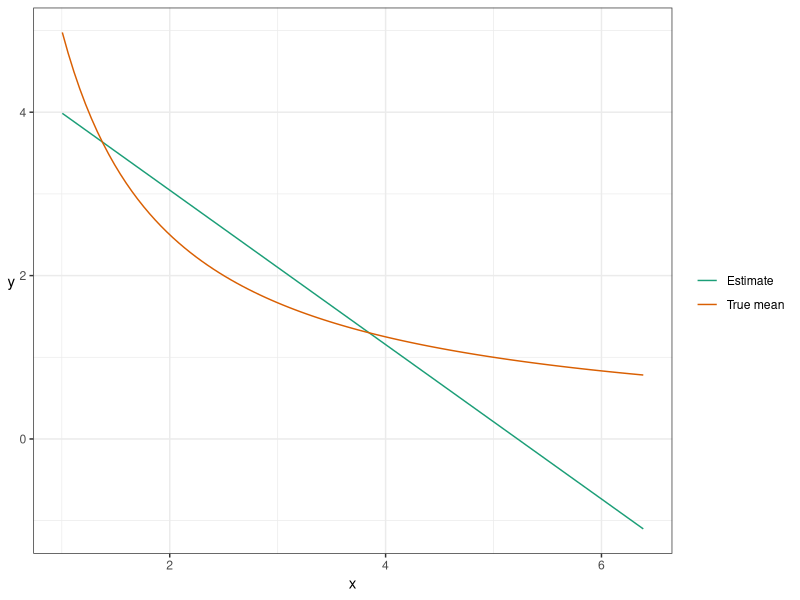
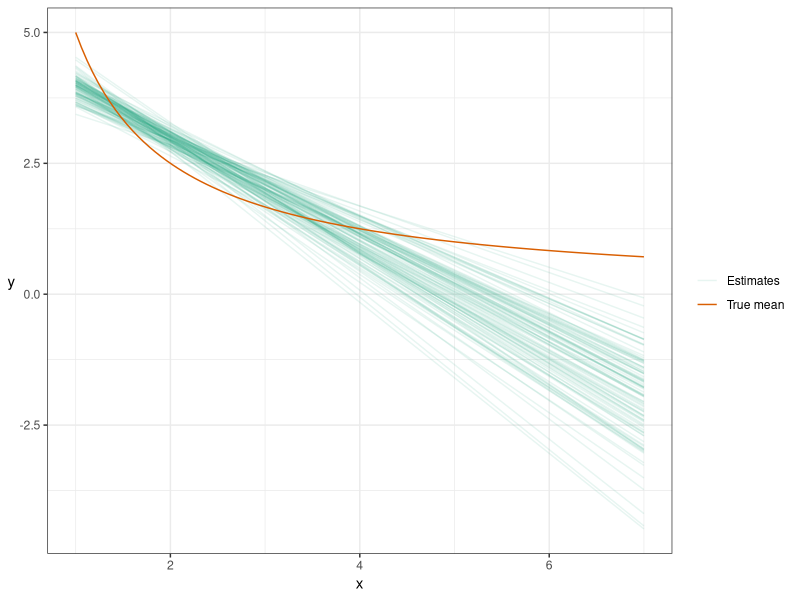
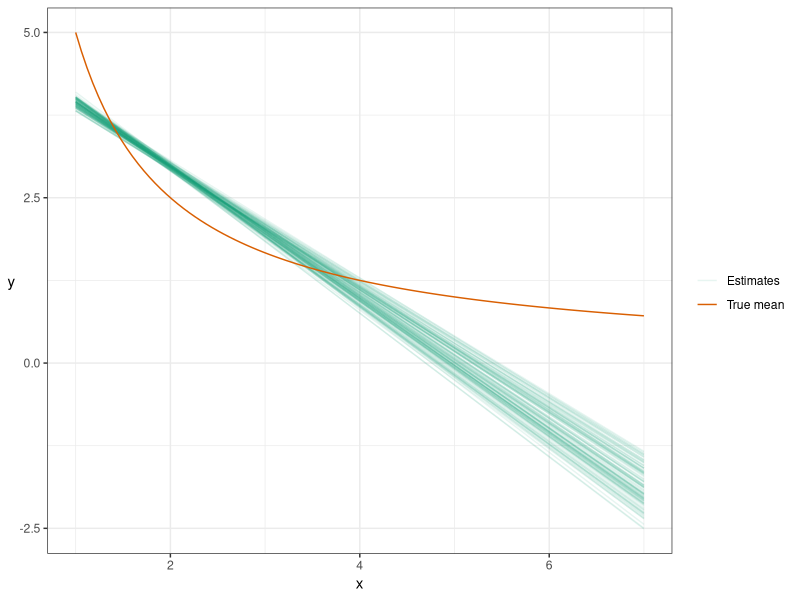
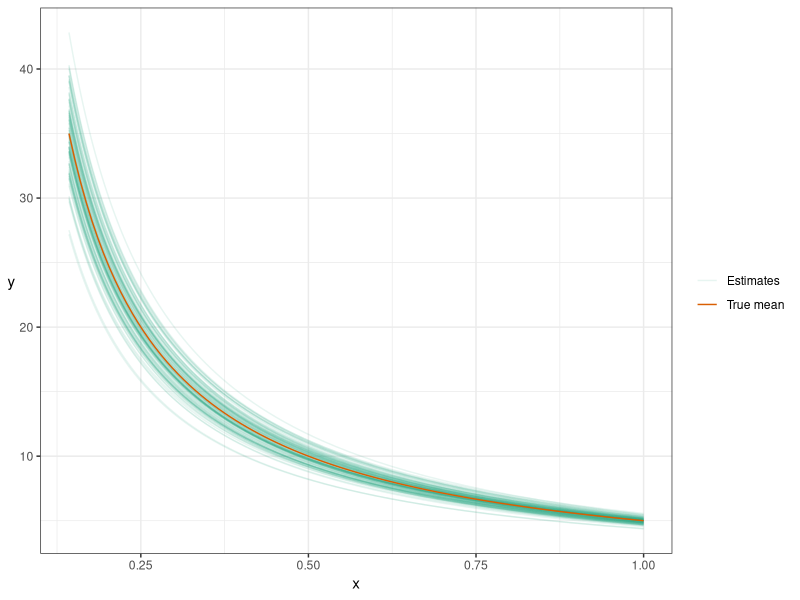

Here is the R script that generated these plots, in order:
## ---- chunk 1
suppressPackageStartupMessages(library(tidyverse))
suppressPackageStartupMessages(library(knitr))
opts_chunk$set(fig.width=5, fig.height=3, fig.align="center", echo=FALSE,
               warning=FALSE)
my_accent <- "#d95f02"
rotate_y <- theme(axis.title.y=element_text(angle=0, vjust=0.5))
## ---- chunk 2
set.seed(400)
n <- 100
dat <- tibble(
	x = rexp(n) + 1,
	y = rnorm(n, mean = 5/x)
)
ggplot(dat, aes(x, y)) +
    stat_smooth(method="lm", se=FALSE, size=0.5,
                mapping=aes(colour="Estimate")) +
    stat_function(fun=function(x) 5/x,
                  mapping=aes(colour="True mean")) +
    scale_colour_brewer("", palette="Dark2") +
    theme_bw() +
    rotate_y
## ---- chunk 3
set.seed(400)
n <- 100
N <- 100
xgrid <- data.frame(x=seq(0,6, length.out=100)) + 1
## Use "tibble %>% group_by %>% do" in place of `for` loop
bias_plot <- tibble(iter=1:N) %>% group_by(iter) %>% do({
    dat <- tibble(x=rexp(n)+1, 
                  y=5/x+rnorm(n))
    data.frame(
        .,
        xgrid,
        Linear = predict(lm(y~x, data=dat),
                         newdata=xgrid)
    )
}) %>% 
    ggplot(aes(x=x, y=Linear)) +
    geom_line(aes(group=iter, colour="Estimates"), alpha=0.1) +
    stat_function(fun=function(x) 5/x,
                  mapping=aes(colour="True mean")) +
    theme_bw() +
    scale_colour_brewer("", palette="Dark2") +
    ylab("y") + rotate_y
bias_plot
## ---- chunk 4
set.seed(400)
n <- 1000
N <- 100
xgrid <- data.frame(x=seq(0,6, length.out=100)) + 1
## Use "tibble %>% group_by %>% do" in place of `for` loop
tibble(iter=1:N) %>% group_by(iter) %>% do({
    dat <- tibble(x=rexp(n)+1, 
                  y=5/x+rnorm(n))
    data.frame(
        .,
        xgrid,
        Linear = predict(lm(y~x, data=dat),
                         newdata=xgrid)
    )
}) %>% 
    ggplot(aes(x=x, y=Linear)) +
    geom_line(aes(group=iter, colour="Estimates"), alpha=0.1) +
    stat_function(fun=function(x) 5/x,
                  mapping=aes(colour="True mean")) +
    theme_bw() +
    scale_colour_brewer("", palette="Dark2") +
    ylab("y") + rotate_y
## ---- chunk 5
set.seed(400)
n <- 100
N <- 100
xgrid <- data.frame(xinv=(seq(0,6, length.out=100))) + 1
## Use "tibble %>% group_by %>% do" in place of `for` loop
tibble(iter=1:N) %>% group_by(iter) %>% do({
    dat <- tibble(x=rexp(n)+1, 
                  xinv=1/x,
                  y=5/x+rnorm(n))
    data.frame(
        .,
        xgrid,
        Linear = predict(lm(y~xinv, data=dat),
                         newdata=xgrid)
    )
}) %>% 
    ggplot(aes(x=1/xinv, y=Linear)) +
    geom_line(aes(group=iter, colour="Estimates"), alpha=0.1) +
    stat_function(fun=function(x) 5/x,
                  mapping=aes(colour="True mean")) +
    theme_bw() +
    scale_colour_brewer("", palette="Dark2") +
    ylab("y") + rotate_y +
    xlab("x")
